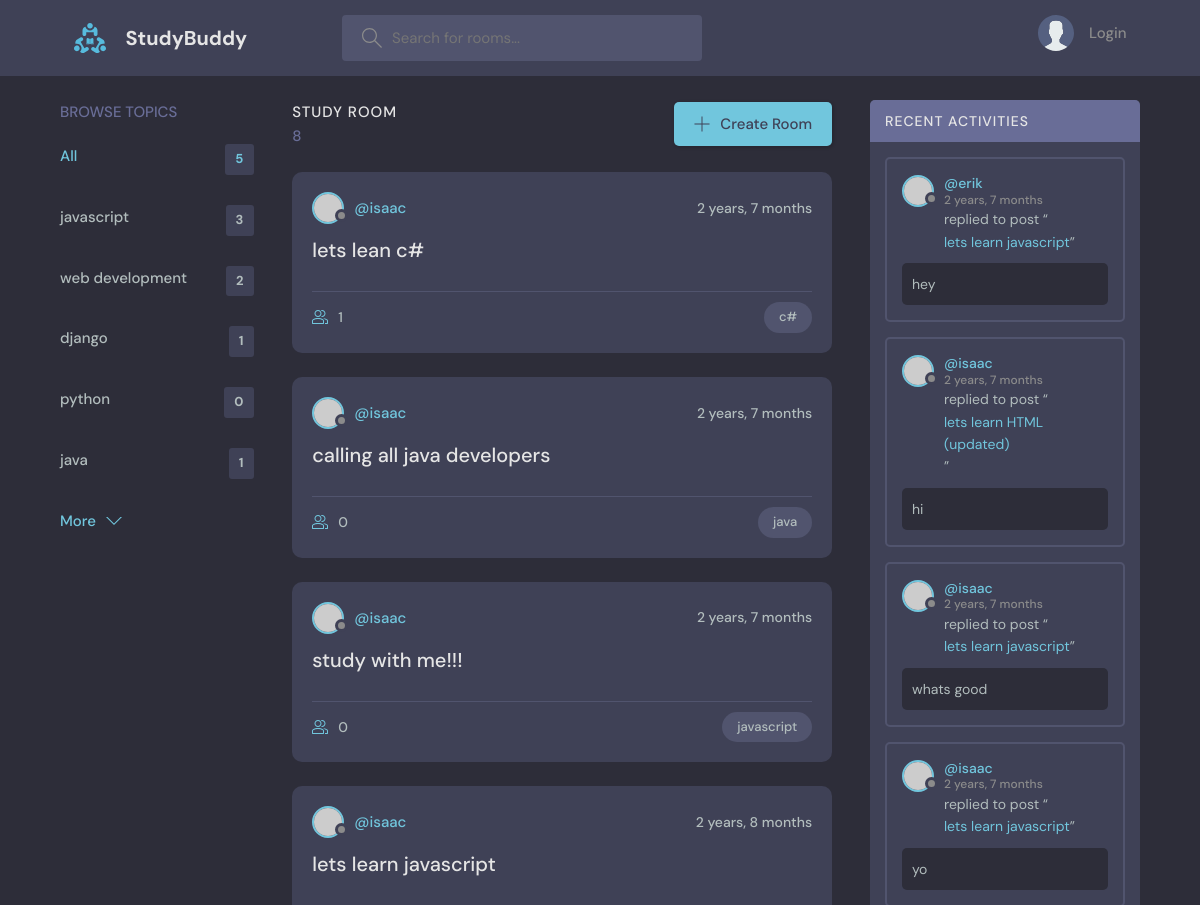
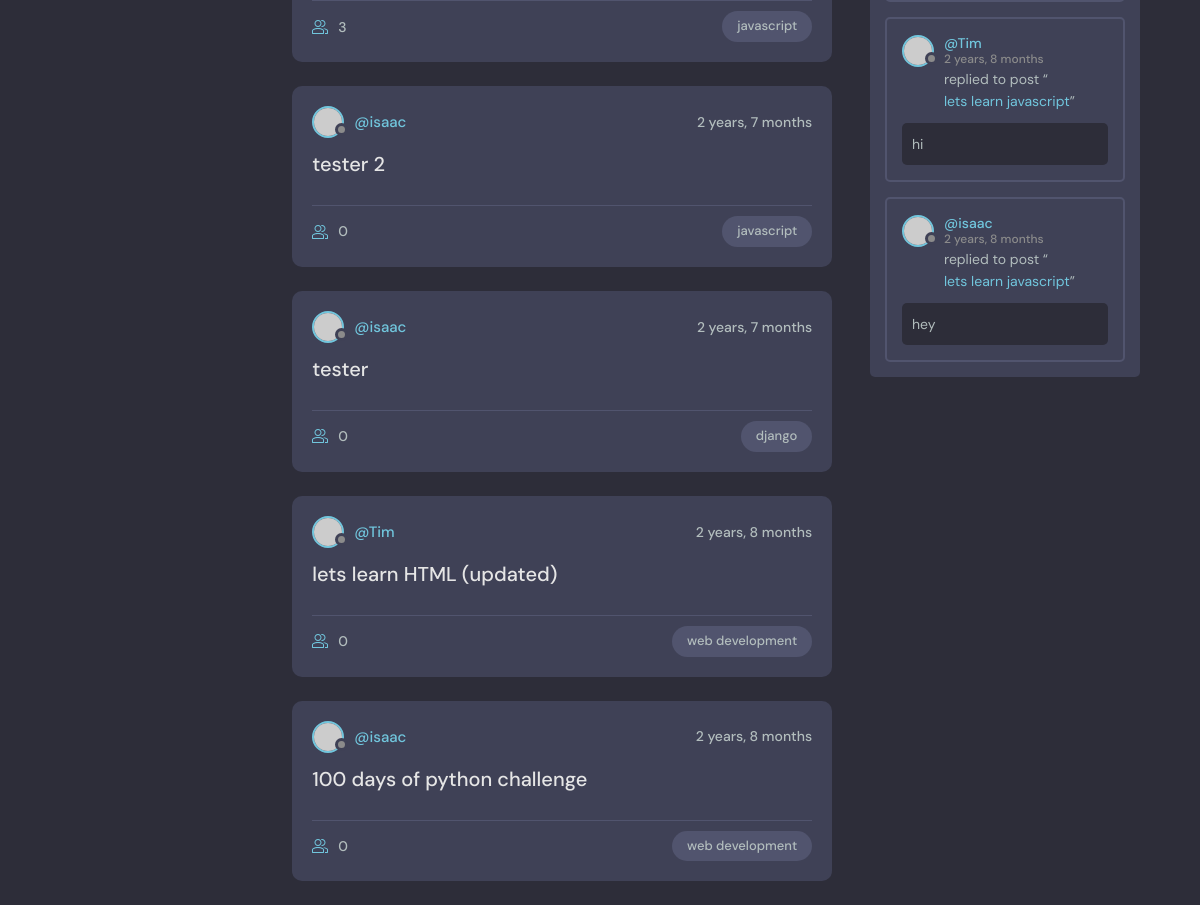
The page / on the database its author committed (2 pictures, top to bottom).
### base/models.py (models this page shows, shortened)
class Topic(models.Model):
    name = models.CharField(max_length=200)

class Room(models.Model):
    host = models.ForeignKey(User, on_delete=models.SET_NULL, null=True)
    topic = models.ForeignKey(Topic, on_delete=models.SET_NULL, null=True)
    name = models.CharField(max_length=200)
    description = models.TextField(null=True, blank=True)
    participants = models.ManyToManyField(User, related_name='participants', blank=True)
    updated = models.DateTimeField(auto_now=True)
    created = models.DateTimeField(auto_now_add=True)
    class Meta:
        ordering = ['-updated', '-created']
    def __str__(self):
        return self.name

class Message(models.Model):
    user = models.ForeignKey(User, on_delete=models.CASCADE)
    room = models.ForeignKey(Room, on_delete=models.CASCADE)
    body = models.TextField()
    updated = models.DateTimeField(auto_now=True)
    created = models.DateTimeField(auto_now_add=True)
    class Meta:
        ordering = ['-updated', '-created']

### base/views.py (the view)
# urls.py: path('',views.home, name="home"),
def home(request):
    q = request.GET.get('q') if request.GET.get('q') !=None else ''
    rooms = Room.objects.filter(
        Q(topic__name__icontains=q) |
        Q(name__icontains=q) |
        Q(description__icontains=q)
    )
    room_count = rooms.count()
    topics = Topic.objects.all()[0:5]
    room_messages = Message.objects.filter(room__topic__name__icontains=q)
    return render(request, 'base/home.html', {'rooms':rooms,'topics': topics, 'room_count':room_count,'room_messages':room_messages})

### templates/base/home.html (shortened to what this page needs)
{% extends 'main.html' %}
{% block content %}
    <main class="layout layout--3">
      <div class="container">
        {% include 'base/topics_component.html' %}
        <div class="roomList">
          <div class="roomList__header">
            <div>
              <h2>Study Room</h2>
              <p>{{room_count}}</p>
            </div>
            <a class="btn btn--main" href="{% url 'create-room' %}">
              <svg version="1.1" xmlns="http://www.w3.org/2000/svg" width="32" height="32" viewBox="0 0 32 32">
                <title>add</title>
                <path
                  d="M16.943 0.943h-1.885v14.115h-14.115v1.885h14.115v14.115h1.885v-14.115h14.115v-1.885h-14.115v-14.115z"
                ></path>
              </svg>
              Create Room
            </a>
          </div>
          {% include 'base/feed_component.html' %}
        </div>
        {% include 'base/activity_component.html' %}
      </div>
    </main>
{% endblock %}

### templates/base/topics_component.html
<div class="topics">
    <div class="topics__header">
      <h2>Browse Topics</h2>
    </div>
    <ul class="topics__list">
      <li>
        <a href="{% url 'home'%}" class="active">All <span>{{topics.count}}</span></a>
      </li>
      {% for topic in topics%}
      <li>
        <a href="{% url 'home' %}?q={{topic.name}}">{{topic.name}} <span>{{topic.room_set.all.count}}</span></a>
      </li>
      {% endfor %}
    </ul>
    <a class="btn btn--link" href="{% url 'topics' %}">
      More
      <svg version="1.1" xmlns="http://www.w3.org/2000/svg" width="32" height="32" viewBox="0 0 32 32">
        <title>chevron-down</title>
        <path d="M16 21l-13-13h-3l16 16 16-16h-3l-13 13z"></path>
      </svg>
    </a>
  </div>

### templates/base/feed_component.html (shortened to what this page needs)
{% for room in rooms %}
<div class="roomListRoom">
    <div class="roomListRoom__header">
      <a href="{% url 'user-profile' room.host.id %}" class="roomListRoom__author">
        <div class="avatar avatar--small">
          <img src="https://randomuser.me/api/portraits/women/11.jpg" />
        </div>
        <span>@{{room.host.username}}</span>
      </a>
      <div class="roomListRoom__actions">
        <span>{{room.created|timesince}}</span>
      </div>
    </div>
    <div class="roomListRoom__content">
      <a href="{% url 'room' room.id %}">{{room.name}}</a>
    </div>
    <div class="roomListRoom__meta">
      <a href="{% url 'room' room.id %}" class="roomListRoom__joined">
        {{room.participants.all.count}}
      </a>
      <p class="roomListRoom__topic">{{room.topic.name}}</p>
    </div>
  </div>
{% endfor %}

### templates/base/activity_component.html (shortened to what this page needs)
<div class="activities">
    <div class="activities__header">
      <h2>Recent Activities</h2>
    </div>
    {% for room_message in room_messages %}
    <div class="activities__box">
      <div class="activities__boxHeader roomListRoom__header">
        <a href="{% url 'user-profile' room_message.user.id %}" class="roomListRoom__author">
          <div class="avatar avatar--small">
            <img src="https://randomuser.me/api/portraits/women/11.jpg" />
          </div>
          <p>
            @{{room_message.user}}
            <span>{{room_message.created|timesince}}</span>
          </p>
        </a>
      </div>
      <div class="activities__boxContent">
        <p>replied to post “<a href="{% url 'room' room_message.room.id %}">{{room_message.room}}</a>”</p>
        <div class="activities__boxRoomContent">
          {{room_message.body}}
        </div>
      </div>
    </div>
    {% endfor %}
  </div>

### rows shown on the page
Topic: name "javascript", room_set.all.count "3"
Topic: name "web development", room_set.all.count "2"
Topic: name "django", room_set.all.count "1"
Topic: name "python", room_set.all.count "0"
Topic: name "java", room_set.all.count "1"
Room: host.username "isaac", created "2 years, 7 months", name "lets lean c#", participants.all.count "1", topic.name "c#"
Room: host.username "isaac", created "2 years, 7 months", name "calling all java developers", participants.all.count "0", topic.name "java"
Room: host.username "isaac", created "2 years, 7 months", name "study with me!!!", participants.all.count "0", topic.name "javascript"
Room: host.username "isaac", created "2 years, 8 months", name "lets learn javascript", participants.all.count "3", topic.name "javascript"
Room: host.username "isaac", created "2 years, 7 months", name "tester 2", participants.all.count "0", topic.name "javascript"
Room: host.username "isaac", created "2 years, 7 months", name "tester", participants.all.count "0", topic.name "django"
Room: host.username "Tim", created "2 years, 8 months", name "lets learn HTML (updated)", participants.all.count "0", topic.name "web development"
Room: host.username "isaac", created "2 years, 8 months", name "100 days of python challenge", participants.all.count "0", topic.name "web development"
Message: user "erik", created "2 years, 7 months", room "lets learn javascript", body "hey"
Message: user "isaac", created "2 years, 7 months", room "lets learn HTML (updated)", body "hi"
Message: user "isaac", created "2 years, 7 months", room "lets learn javascript", body "whats good"
Message: user "isaac", created "2 years, 7 months", room "lets learn javascript", body "yo"
Message: user "Tim", created "2 years, 8 months", room "lets learn javascript", body "hi"
Message: user "isaac", created "2 years, 8 months", room "lets learn javascript", body "hey"

### other values the page prints
{{ topics.count }} "5"
{{ room_count }} "8"
